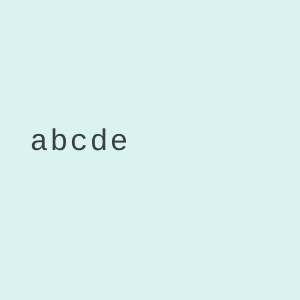
Frame 1 (no input)
Frame 60 (no input): identical to frame 1, image omitted
Frame 120 (the mouse pressed at the canvas centre since frame 60): identical to frame 1, image omitted

The p5.js sketch that drew this single still picture (run headless with seeded random() and noise() and a simulated clock; from frame 60 on, the mouse is pressed at the canvas centre):

// p5.js sketch
// ── sketch.js
// require https://cdnjs.cloudflare.com/ajax/libs/p5.js/0.7.3/p5.js
// require https://cdnjs.cloudflare.com/ajax/libs/p5.js/0.7.3/addons/p5.dom.js

let x = 30;
let y = 150;

function setup() {
  colorMode(HSB, 100);
  createCanvas(300, 300);
  textFont("Monospace");

  createP("<br> ");
  createP("Font Weight");
  weightSelector = createSelect();
  weightSelector.option("Regular", "regular");
  weightSelector.option("Bold", "bold");
  weightSelector.option("Italics", "italics");
  createP("<br> ");

  createP("Font Size");
  fontSizeSlider = createSlider(10, 50, 30, 1);

  createP("Tracking");
  trackingSlider = createSlider(0, 80, 20, 0.5);

  createP("Text Transform");
  selector = createSelect();
  selector.option("Lower Case", "lower");
  selector.option("Upper Case", "upper");
  createP("<br> ");
  createP("<br> ");

  createP("Vertical Angle");
  vertSlider = createSlider(-50, 50, 0, 1);

  createP("Number of Characters");
  sliderNum = createSlider(1, 10, 5, 1);
}

function draw() {
  moveStuff();
  drawStuff();
}

function moveStuff() {
  tracking = trackingSlider.value();
  numLetters = sliderNum.value();
  vert = vertSlider.value();
  fontSize = fontSizeSlider.value();
}

function drawStuff() {
  background(50, 10, 95);
  fill(50, 10, 25);
  textSize(fontSize);

  if (weightSelector.value() === "regular") {
    fontWeight = NORMAL;
  } else if (weightSelector.value() === "bold") {
    fontWeight = BOLD;
  } else if (weightSelector.value() === "italics") {
    fontWeight = ITALIC;
  }

  textStyle(fontWeight);
  for (i = 0; i < numLetters; i++) {
    if (selector.value() === "upper") {
      textContent = `${char(97 + i).toUpperCase()}`;
    } else if (selector.value() === "lower") {
      textContent = `${char(97 + i).toLowerCase()}`;
    }
    text(textContent, x + i * tracking, y + i * vert);
  }
}
